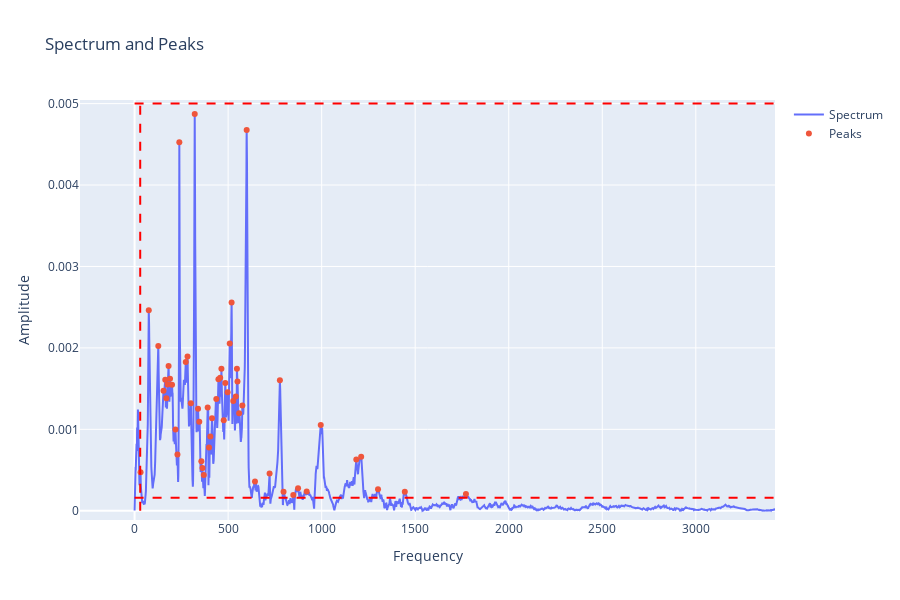

Here is the notebook cell this chart was saved with:
### Code cell
import librosa
from dft_analysis import analyze_signal

# Load audio file
filename = 'bongo.wav'
signal, sr = librosa.load(filename, sr=None, mono=True)

# Analyze signal
peaks_df = analyze_signal(
    signal, 
    sr, 
    filename,
    window_type='boxcar', 
    thresh_amp_low=0.00016, 
    thresh_amp_high=0.005, 
    thresh_freq_low=30, 
    thresh_freq_high=4500, 
    prominence=0.0001, 
    width=None,
    show_peaks=True, 
    show_plot=True
)

### Figure 1 — Plotly figure (JSON) as saved in the notebook; plotly's stock layout.template omitted (floating-point values rounded to 4 significant figures; data arrays with more than 128 entries replaced by an {"elided": "..."} marker saying what was removed)
{"data": [{"mode": "lines", "name": "Spectrum", "type": "scatter", "x": {"elided": "37249 float values"}, "y": {"elided": "37249 float values"}}, {"mode": "markers", "name": "Peaks", "type": "scatter", "x": [31.97, 75.77, 126.7, 154.5, 164.0, 169.9, 176.4, 181.7, 189.4, 200.1, 218.4, 229.1, 239.2, 273.5, 283.0, 300.7, 321.4, 339.2, 345.7, 357.0, 362.9, 370.0, 390.7, 397.8, 404.9, 413.8, 436.9, 448.1, 457.6, 464.1, 476.5, 484.8, 497.3, 508.5, 518.6, 527.5, 541.1, 547.0, 549.9, 558.8, 576.0, 599.1, 643.5, 721.6, 776.7, 796.2, 848.3, 873.8, 919.9, 995.1, 1185.0, 1211.0, 1301.0, 1444.0, 1771.0], "y": [0.0004726, 0.002462, 0.002024, 0.001473, 0.001609, 0.001381, 0.001551, 0.001778, 0.001623, 0.001548, 0.000997, 0.0006917, 0.004526, 0.001828, 0.001895, 0.001319, 0.004871, 0.001253, 0.001092, 0.0006091, 0.0005264, 0.000438, 0.001269, 0.0007769, 0.0009106, 0.001136, 0.001372, 0.001614, 0.001634, 0.001744, 0.001111, 0.001569, 0.001457, 0.002054, 0.002559, 0.001348, 0.001405, 0.001743, 0.001587, 0.001198, 0.001292, 0.004676, 0.000358, 0.0004576, 0.001603, 0.0002345, 0.0001931, 0.0002749, 0.0002379, 0.001053, 0.0006289, 0.0006618, 0.0002648, 0.0002326, 0.0002048]}], "layout": {"autosize": false, "height": 600, "shapes": [{"line": {"color": "Red", "dash": "dash", "width": 2}, "type": "line", "x0": 0, "x1": 22050.0, "y0": 0.00016, "y1": 0.00016}, {"line": {"color": "Red", "dash": "dash", "width": 2}, "type": "line", "x0": 0, "x1": 22050.0, "y0": 0.005, "y1": 0.005}, {"line": {"color": "Red", "dash": "dash", "width": 2}, "type": "line", "x0": 30, "x1": 30, "y0": 0, "y1": 0.00525}, {"line": {"color": "Red", "dash": "dash", "width": 2}, "type": "line", "x0": 4500, "x1": 4500, "y0": 0, "y1": 0.00525}], "showlegend": true, "title": {"text": "Spectrum and Peaks"}, "width": 900, "xaxis": {"autorange": false, "range": [-291.8, 3423.0], "title": {"text": "Frequency"}, "type": "linear"}, "yaxis": {"autorange": false, "range": [-0.0001134, 0.005044], "title": {"text": "Amplitude"}, "type": "linear"}}}
